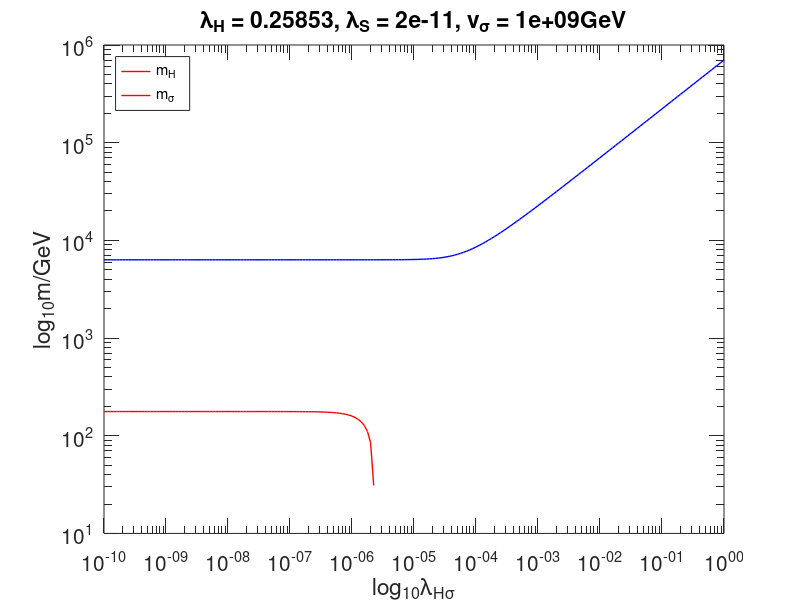

Source code (MATLAB):
% RGE-SMASH-project
% A small program to calculate the masses of SMASH scalars.
% (C) Timo K?rkk?inen
mh = 125.08;          % SM Higgs mass
v = 246;              % SM Higgs VEV
vs = 1e11;            % Scalar singlet VEV 2e9
lh = mh^2/(v^2);% SM Higgs self-coupling at MZ
ls = 5e-9;      % Scalar singlet self-coupling 5e-9
lhs = 0.39;     % Portal coupling
lhsRange = 10.^(-10:0.05:0);
lsRange = lhsRange;
vsRange = 10.^(8:0.1:18);
m1 = zeros(length(lhsRange));
m2 = m1;
k=0;
for vs = 1e9
for ls = 2e-11
    for lhs = lhsRange
        k = k+1;
        M = [[2*lh*v^2 2*lhs*v*vs];[2*lhs*v*vs 2*ls*vs^2]];
        eigenvalues = eig(M);
        m1(k) = eigenvalues(1); m2(k) = eigenvalues(2);
%         if(m2 < m1)
%            fprintf('Crossing with \lambda_HS = %.2g, \lambda_S = %.2g\n',lhs,ls);
%            break; 
%         end
    end
end
end
loglog(lhsRange, sqrt(m1),'-r','LineWidth',1); hold on;
loglog(lhsRange, sqrt(m2),'-b','LineWidth',1);
xlabel('log_{10}\lambda_{H\sigma}','FontSize',20);
ylabel('log_{10}m/GeV','FontSize',20);
title(['\lambda_H = ', num2str(lh,5), ', \lambda_S = ', num2str(ls,5),', v_\sigma = ', num2str(vs,5), 'GeV'],'FontSize',20);
set(gca,'XMinorTick','on','YMinorTick','on');
set(gca,'TickLength',[0.025 0.025]);
set(gca,'FontSize',15);
legend('{\fontsize{15}m_H}','{\fontsize{15}m_\sigma}','Location','NorthWest');